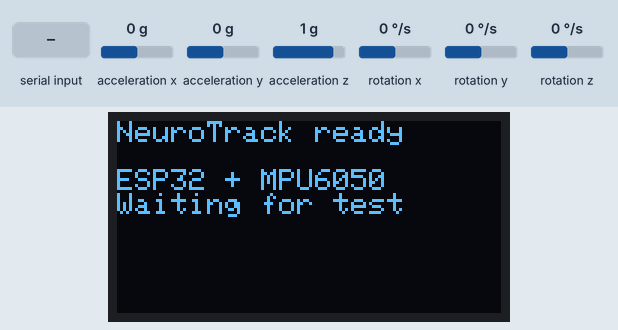
Simulated run of this sketch. Board: ESP32. On the bench: 128×64 one-colour display. Wiring (inferred from the names in the program): MPU-6050 motion sensor at I2C address 0x69. The inputs (shaded band) are chosen by the test bench; at power-on: rotation x 0 °/s, acceleration x 0 g, acceleration y 0 g, rotation y 0 °/s, acceleration z 1 g, rotation z 0 °/s. What the sketch prints to the serial monitor is not drawn.

Above: at 1.5 s.
1.6 s: "1" received over Serial
At 2.4 s:
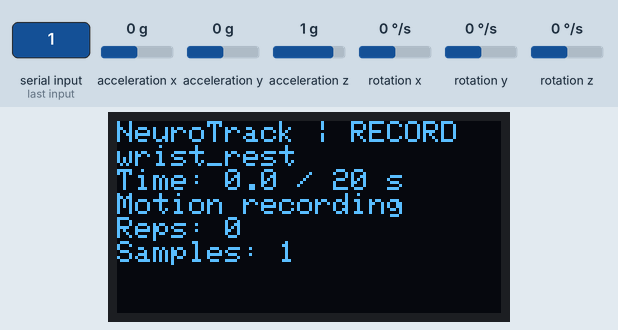
4.6 s: rotation x set to -192 °/s
At 6.4 s:
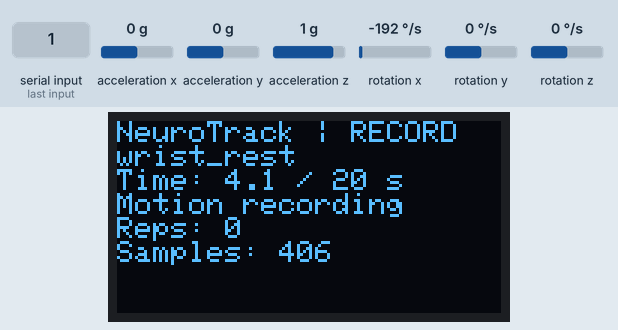
7.6 s: rotation x set to 0 °/s
At 10.3 s:
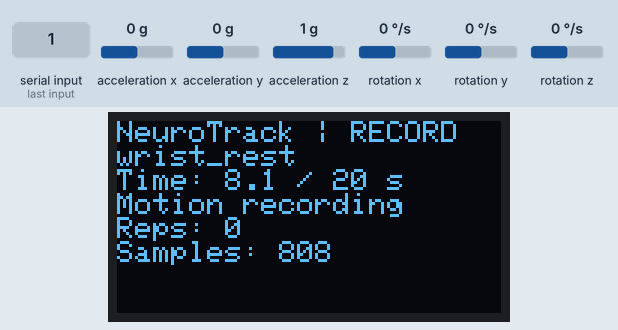
10.6 s: acceleration x set to -1.4 g
At 13.3 s:
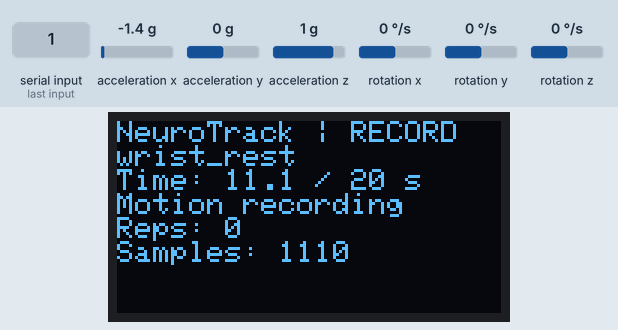
13.6 s: acceleration y set to -1.4 g
At 16.0 s:
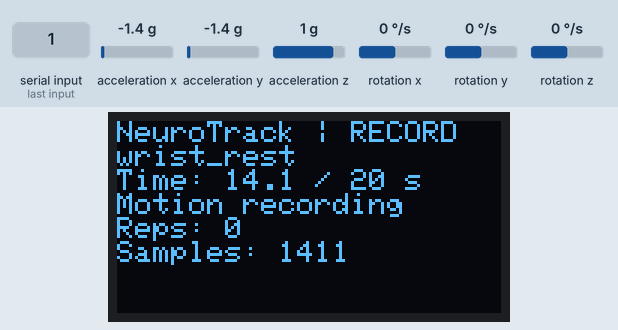
16.6 s: rotation y set to -192 °/s
At 19.4 s:
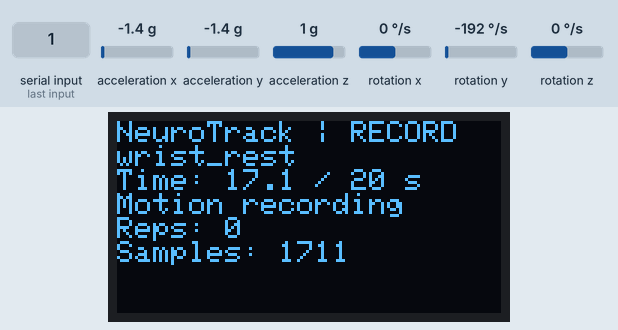
Timing chart, 0 to 20.9 s (numbered marks = the images above; inputs shaded):
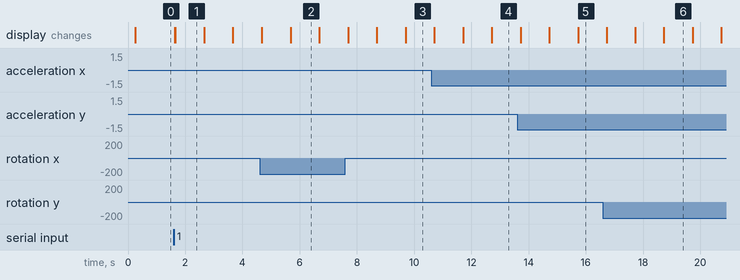

The sketch:

NeuroTrack_MultiRegion_OLED_Reps.ino
```cpp
#include <Wire.h>
#include <math.h>
#include <Adafruit_GFX.h>
#include <Adafruit_SSD1306.h>

// NeuroTrack multi-region movement recording prototype.
// ESP32 + MPU6050-compatible IMU (I2C 0x69), SDA=21, SCL=22, Serial=115200.
// SSD1306 I2C OLED assumed at 0x3C (128x64). If the OLED is absent, sensor recording continues.
// Commands 1-9 and A-C correspond to dashboard exercises. Each test records 20 seconds.
// Exploratory engineering measurements only; not a diagnosis or validated clinical score.

#define OLED_WIDTH 128
#define OLED_HEIGHT 64
#define OLED_ADDR 0x3C
Adafruit_SSD1306 display(OLED_WIDTH, OLED_HEIGHT, &Wire, -1);
bool oledReady = false;

const uint8_t MPU_ADDR = 0x69;
const uint32_t SAMPLE_US = 10000, SESSION_MS = 20000;
const float ACCEL_SCALE = 8192.0f, GYRO_SCALE = 65.5f;
const float REP_START_DPS = 12.0f, REP_RETURN_DPS = 5.0f;
const uint32_t MIN_REP_INTERVAL_MS = 300;
// Wrist-angle repetition thresholds: one rep is bend beyond 15 degrees and return below 7 degrees.
const float ANGLE_REP_START_DEG = 15.0f, ANGLE_REP_RETURN_DEG = 7.0f;
const uint32_t ANGLE_BASELINE_MS = 2000, ANGLE_MIN_REP_MS = 400;

enum Mode { NONE, WRIST_REST, WRIST_POSTURE, WRIST_FLEX_EXT, FOREARM_PRON_SUP, HEAD_STILL, HEAD_LEFT_RIGHT, HEAD_UP_DOWN, ANKLE_STILL, ANKLE_DORSI_PLANTAR, HAND_STILL, HAND_POSTURE, HAND_OPEN_CLOSE };
Mode mode = NONE;
bool recording = false;
uint32_t startMs = 0, nextSampleUs = 0, lastRepMs = 0, sampleCount = 0, failedReads = 0, lastOledMs = 0;
int reps = 0, lastDirection = 0;
bool repMotionActive=false; float repMotionPeak=0;
double sgx=0, sgy=0, sgz=0, sgx2=0, sgy2=0, sgz2=0, sax=0, say=0, saz=0, sax2=0, say2=0, saz2=0;

// Wrist flexion/extension angle tracking, based on gravity-vector change from first 2 s.
double baseAx=0, baseAy=0, baseAz=0;
uint32_t baseN=0;
bool angleBaselineReady=false, angleRepActive=false;
float currentAngleDeg=0, peakAngleDeg=0, angleRepPeakDeg=0;
uint32_t angleRepStartMs=0;

bool writeReg(uint8_t r, uint8_t v) { Wire.beginTransmission(MPU_ADDR); Wire.write(r); Wire.write(v); return Wire.endTransmission()==0; }
int readReg(uint8_t r) { Wire.beginTransmission(MPU_ADDR); Wire.write(r); if(Wire.endTransmission(false)!=0) return -1; if(Wire.requestFrom(MPU_ADDR,(uint8_t)1)!=1) return -1; return Wire.read(); }
int16_t word16(uint8_t h, uint8_t l) { return (int16_t)(((uint16_t)h<<8)|l); }

bool readSensor(float &ax,float &ay,float &az,float &gx,float &gy,float &gz) {
  Wire.beginTransmission(MPU_ADDR); Wire.write(0x3B); if(Wire.endTransmission(false)!=0) return false;
  if(Wire.requestFrom(MPU_ADDR,(uint8_t)14)!=14) return false;
  uint8_t b[14]; for(int i=0;i<14;i++) b[i]=Wire.read();
  ax=word16(b[0],b[1])/ACCEL_SCALE; ay=word16(b[2],b[3])/ACCEL_SCALE; az=word16(b[4],b[5])/ACCEL_SCALE;
  gx=word16(b[8],b[9])/GYRO_SCALE; gy=word16(b[10],b[11])/GYRO_SCALE; gz=word16(b[12],b[13])/GYRO_SCALE;
  return true;
}

const char* modeName() {
  switch(mode) {
    case WRIST_REST:return "wrist_rest"; case WRIST_POSTURE:return "wrist_postural_hold"; case WRIST_FLEX_EXT:return "wrist_flexion_extension";
    case FOREARM_PRON_SUP:return "forearm_pronation_supination"; case HEAD_STILL:return "head_still"; case HEAD_LEFT_RIGHT:return "head_horizontal_turns";
    case HEAD_UP_DOWN:return "head_vertical_tilts"; case ANKLE_STILL:return "ankle_still"; case ANKLE_DORSI_PLANTAR:return "ankle_dorsiflexion_plantarflexion"; case HAND_STILL:return "hand_finger_stillness"; case HAND_POSTURE:return "hand_postural_hold"; case HAND_OPEN_CLOSE:return "finger_open_close_hand_level"; default:return "none";
  }
}
bool repetitive() { return mode==WRIST_FLEX_EXT || mode==FOREARM_PRON_SUP || mode==HEAD_LEFT_RIGHT || mode==HEAD_UP_DOWN || mode==ANKLE_DORSI_PLANTAR || mode==HAND_OPEN_CLOSE; }

void resetStats() {
  sampleCount=failedReads=reps=lastRepMs=0; lastDirection=0; repMotionActive=false; repMotionPeak=0;
  sgx=sgy=sgz=sgx2=sgy2=sgz2=sax=say=saz=sax2=say2=saz2=0;
  baseAx=baseAy=baseAz=0; baseN=0; angleBaselineReady=false; angleRepActive=false;
  currentAngleDeg=peakAngleDeg=angleRepPeakDeg=0; angleRepStartMs=0;
}
double nn(double x) { return x>0?x:0; }
double vectorRms(double x,double x2,double y,double y2,double z,double z2,double n) {
  return sqrt(nn(x2/n-pow(x/n,2))+nn(y2/n-pow(y/n,2))+nn(z2/n-pow(z/n,2)));
}

void oledMessage(const char* title, const char* line1, const char* line2) {
  if(!oledReady) return;
  display.clearDisplay(); display.setTextColor(SSD1306_WHITE); display.setTextSize(1); display.setCursor(0,0);
  display.println(title); display.println(); display.println(line1); display.println(line2); display.display();
}
void updateOled(uint32_t elapsed) {
  if(!oledReady || millis()-lastOledMs<1000) return;
  lastOledMs=millis(); display.clearDisplay(); display.setTextColor(SSD1306_WHITE); display.setTextSize(1); display.setCursor(0,0);
  if(recording) {
    display.println("NeuroTrack | RECORD");
    display.print(modeName()); display.println();
    display.print("Time: "); display.print(elapsed/1000.0f,1); display.println(" / 20 s");
    if(mode==WRIST_FLEX_EXT || mode==HEAD_UP_DOWN || mode==ANKLE_DORSI_PLANTAR || mode==HAND_OPEN_CLOSE) { display.print("Angle: "); display.print(currentAngleDeg,1); display.println(" deg"); display.print("Peak:  "); display.print(peakAngleDeg,1); display.println(" deg"); }
    else { display.println("Motion recording"); }
    display.print("Reps: "); display.println(reps);
    display.print("Samples: "); display.println(sampleCount);
  } else {
    display.println("NeuroTrack ready"); display.println("ESP32 + MPU6050"); display.println("USB: 115200 baud"); display.println("Dashboard commands"); display.println("1-9 start 20s test");
  }
  display.display();
}
void menu() {
  Serial.println(); Serial.println("# NeuroTrack 20-second tests; send digit 1-9");
  Serial.println("#1 wrist rest, #2 wrist posture, #3 wrist flex/extend, #4 forearm pronation/supination");
  Serial.println("#5 head still, #6 head left/right, #7 head up/down, #8 ankle still, #9 ankle up/down, #A hand still, #B hand posture, #C hand open/close");
}
void beginMode(Mode m) {
  mode=m; recording=true; startMs=millis(); nextSampleUs=micros(); resetStats();
  Serial.printf("#BEGIN,exercise=%s,duration_s=20,target_hz=100\n",modeName());
  Serial.println("#DATA,time_ms,exercise,ax_g,ay_g,az_g,gx_dps,gy_dps,gz_dps,rep_count");
  oledMessage("NeuroTrack | RECORD", modeName(), "Keep sensor secure");
}
void result() {
  Serial.println("#SUMMARY"); Serial.printf("#RESULT,exercise=%s\n",modeName()); Serial.printf("#RESULT,duration_ms=%lu\n",(unsigned long)(millis()-startMs));
  Serial.printf("#RESULT,samples=%lu\n",(unsigned long)sampleCount); Serial.printf("#RESULT,failed_reads=%lu\n",(unsigned long)failedReads);
  if(sampleCount<10) { Serial.println("#RESULT,metrics=UNAVAILABLE,reason=too_few_samples"); return; }
  double n=sampleCount, gr=vectorRms(sgx,sgx2,sgy,sgy2,sgz,sgz2,n), ar=vectorRms(sax,sax2,say,say2,saz,saz2,n);
  Serial.printf("#RESULT,gyro_centered_rms_dps=%.3f\n",gr); Serial.printf("#RESULT,accel_dynamic_rms_g=%.4f\n",ar);
  Serial.printf("#RESULT,detected_repetitions=%d\n",reps);
  if(mode==WRIST_FLEX_EXT || mode==HEAD_UP_DOWN || mode==ANKLE_DORSI_PLANTAR || mode==HAND_OPEN_CLOSE) Serial.printf("#RESULT,estimated_peak_excursion_deg=%.1f\n",peakAngleDeg);
  Serial.println("#NOTE,Exploratory movement measurements only; not a diagnosis or validated clinical score.");
}
void finish() {
  recording=false; result(); Serial.printf("#END,exercise=%s\n",modeName()); mode=NONE;
  oledMessage("NeuroTrack done", "20-second test saved", "See laptop report"); menu();
}
void command(char c) {
  if(recording) return;
  switch(c) { case '1':beginMode(WRIST_REST);break; case '2':beginMode(WRIST_POSTURE);break; case '3':beginMode(WRIST_FLEX_EXT);break;
    case '4':beginMode(FOREARM_PRON_SUP);break; case '5':beginMode(HEAD_STILL);break; case '6':beginMode(HEAD_LEFT_RIGHT);break;
    case '7':beginMode(HEAD_UP_DOWN);break; case '8':beginMode(ANKLE_STILL);break; case '9':beginMode(ANKLE_DORSI_PLANTAR);break; case 'A':beginMode(HAND_STILL);break; case 'B':beginMode(HAND_POSTURE);break; case 'C':beginMode(HAND_OPEN_CLOSE);break; }
}

void setup() {
  Serial.begin(115200); Wire.begin(21,22); Wire.setClock(400000); delay(200);
  if(display.begin(SSD1306_SWITCHCAPVCC, OLED_ADDR)) { oledReady=true; oledMessage("NeuroTrack ready", "ESP32 + MPU6050", "Waiting for test"); }
  else Serial.println("#WARN,SSD1306 OLED not found at 0x3C; recording will continue without display.");
  int who=readReg(0x75);
  if(who<0) { Serial.println("#ERROR,MPU not found at 0x69. Check SDA=21 SCL=22 power and GND."); oledMessage("Sensor error", "MPU6050 not found", "Check I2C wiring"); while(true) delay(1000); }
  Serial.printf("#WHO_AM_I,0x%02X\n",who);
  if(!writeReg(0x6B,1)||!writeReg(0x1A,3)||!writeReg(0x1B,8)||!writeReg(0x1C,8)) { Serial.println("#ERROR,MPU config failed"); oledMessage("Sensor error", "MPU config failed", "Check wiring"); while(true) delay(1000); }
  delay(100); menu();
}

void loop() {
  while(Serial.available()) command((char)Serial.read());
  if(!recording) return;
  uint32_t now=micros(); if((int32_t)(now-nextSampleUs)<0) return; nextSampleUs+=SAMPLE_US;
  float ax,ay,az,gx,gy,gz;
  if(!readSensor(ax,ay,az,gx,gy,gz)) { failedReads++; return; }
  uint32_t elapsed=millis()-startMs; sampleCount++;
  sgx+=gx; sgy+=gy; sgz+=gz; sgx2+=gx*gx; sgy2+=gy*gy; sgz2+=gz*gz;
  sax+=ax; say+=ay; saz+=az; sax2+=ax*ax; say2+=ay*ay; saz2+=az*az;

  if(mode==WRIST_FLEX_EXT || mode==HEAD_UP_DOWN || mode==ANKLE_DORSI_PLANTAR || mode==HAND_OPEN_CLOSE) {
    if(elapsed<=ANGLE_BASELINE_MS) { baseAx+=ax; baseAy+=ay; baseAz+=az; baseN++; }
    else if(baseN>0) {
      angleBaselineReady=true;
      float bx=baseAx/baseN, by=baseAy/baseN, bz=baseAz/baseN;
      float bm=sqrtf(bx*bx+by*by+bz*bz), sm=sqrtf(ax*ax+ay*ay+az*az);
      if(bm>0.01f && sm>0.01f) {
        float dot=(bx*ax+by*ay+bz*az)/(bm*sm); dot=fmaxf(-1.0f,fminf(1.0f,dot));
        currentAngleDeg=acosf(dot)*180.0f/PI; if(currentAngleDeg>peakAngleDeg) peakAngleDeg=currentAngleDeg;
        // Wrist repetitions use angle excursion; other movement tasks use gyro-magnitude cycles below.
        if(mode==WRIST_FLEX_EXT) {
          if(!angleRepActive && currentAngleDeg>=ANGLE_REP_START_DEG) { angleRepActive=true; angleRepStartMs=elapsed; angleRepPeakDeg=currentAngleDeg; }
          if(angleRepActive) {
            if(currentAngleDeg>angleRepPeakDeg) angleRepPeakDeg=currentAngleDeg;
            if(currentAngleDeg<=ANGLE_REP_RETURN_DEG) {
              if(angleRepPeakDeg>=ANGLE_REP_START_DEG && elapsed-angleRepStartMs>=ANGLE_MIN_REP_MS && elapsed-lastRepMs>=MIN_REP_INTERVAL_MS) { reps++; lastRepMs=elapsed; }
              angleRepActive=false; angleRepPeakDeg=0;
            }
          }
        }
      }
    }
  }
  if(repetitive() && mode!=WRIST_FLEX_EXT) {
    // Count one approximate movement cycle: angular-speed magnitude crosses start threshold,
    // then returns below release threshold. Lower threshold than prior build and axis-independent.
    float gm=sqrtf(gx*gx+gy*gy+gz*gz);
    if(!repMotionActive && gm>=REP_START_DPS) { repMotionActive=true; repMotionPeak=gm; }
    if(repMotionActive) {
      if(gm>repMotionPeak) repMotionPeak=gm;
      if(gm<=REP_RETURN_DPS) {
        if(repMotionPeak>=REP_START_DPS && elapsed-lastRepMs>=MIN_REP_INTERVAL_MS) { reps++; lastRepMs=elapsed; }
        repMotionActive=false; repMotionPeak=0;
      }
    }
  }

  Serial.printf("%lu,%s,%.4f,%.4f,%.4f,%.3f,%.3f,%.3f,%d\n",(unsigned long)elapsed,modeName(),ax,ay,az,gx,gy,gz,reps);
  updateOled(elapsed);
  if(elapsed>=SESSION_MS) finish();
}
```

Measured:
- after the input at 1.6 s, the display: first changes at once (image 1 shows a later state)
- what the display in image 1 shows lasts 1.0 s, from 1.7 s to 2.7 s
